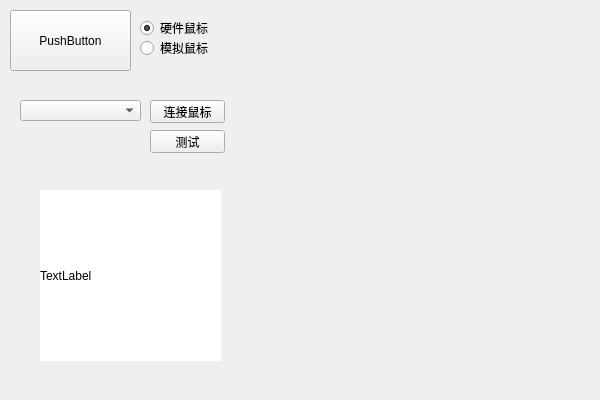
<?xml version="1.0" encoding="UTF-8"?>
<ui version="4.0">
 <class>YuanShen_TrackFishClass</class>
 <widget class="QWidget" name="YuanShen_TrackFishClass">
  <property name="geometry">
   <rect>
    <x>0</x>
    <y>0</y>
    <width>600</width>
    <height>400</height>
   </rect>
  </property>
  <property name="windowTitle">
   <string>YuanShen_TrackFish</string>
  </property>
  <widget class="QPushButton" name="pushButton">
   <property name="geometry">
    <rect>
     <x>10</x>
     <y>10</y>
     <width>121</width>
     <height>61</height>
    </rect>
   </property>
   <property name="text">
    <string>PushButton</string>
   </property>
  </widget>
  <widget class="QRadioButton" name="radioButton">
   <property name="geometry">
    <rect>
     <x>140</x>
     <y>20</y>
     <width>89</width>
     <height>16</height>
    </rect>
   </property>
   <property name="text">
    <string>硬件鼠标</string>
   </property>
   <property name="checked">
    <bool>true</bool>
   </property>
  </widget>
  <widget class="QRadioButton" name="radioButton_2">
   <property name="geometry">
    <rect>
     <x>140</x>
     <y>40</y>
     <width>89</width>
     <height>16</height>
    </rect>
   </property>
   <property name="text">
    <string>模拟鼠标</string>
   </property>
  </widget>
  <widget class="QStackedWidget" name="stackedWidget">
   <property name="geometry">
    <rect>
     <x>10</x>
     <y>80</y>
     <width>221</width>
     <height>80</height>
    </rect>
   </property>
   <property name="currentIndex">
    <number>0</number>
   </property>
   <widget class="QWidget" name="page">
    <widget class="QPushButton" name="pushButton_2">
     <property name="geometry">
      <rect>
       <x>140</x>
       <y>20</y>
       <width>75</width>
       <height>23</height>
      </rect>
     </property>
     <property name="text">
      <string>连接鼠标</string>
     </property>
    </widget>
    <widget class="QComboBox" name="comboBox">
     <property name="geometry">
      <rect>
       <x>10</x>
       <y>20</y>
       <width>121</width>
       <height>21</height>
      </rect>
     </property>
    </widget>
    <widget class="QPushButton" name="pushButton_4">
     <property name="geometry">
      <rect>
       <x>140</x>
       <y>50</y>
       <width>75</width>
       <height>23</height>
      </rect>
     </property>
     <property name="text">
      <string>测试</string>
     </property>
    </widget>
   </widget>
   <widget class="QWidget" name="page_2">
    <widget class="QPushButton" name="pushButton_3">
     <property name="geometry">
      <rect>
       <x>140</x>
       <y>50</y>
       <width>75</width>
       <height>23</height>
      </rect>
     </property>
     <property name="text">
      <string>测试</string>
     </property>
    </widget>
   </widget>
  </widget>
  <widget class="QLabel" name="label">
   <property name="geometry">
    <rect>
     <x>40</x>
     <y>190</y>
     <width>181</width>
     <height>171</height>
    </rect>
   </property>
   <property name="styleSheet">
    <string notr="true">background-color:rgb(255, 255, 255);</string>
   </property>
   <property name="text">
    <string>TextLabel</string>
   </property>
  </widget>
 </widget>
 <layoutdefault spacing="6" margin="11"/>
 <resources>
  <include location="YuanShen_TrackFish.qrc"/>
 </resources>
 <connections/>
</ui>
